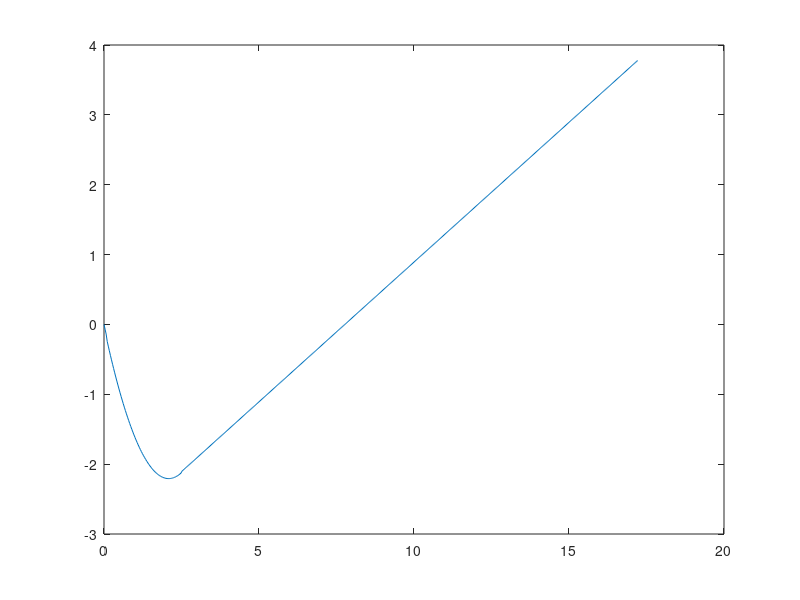
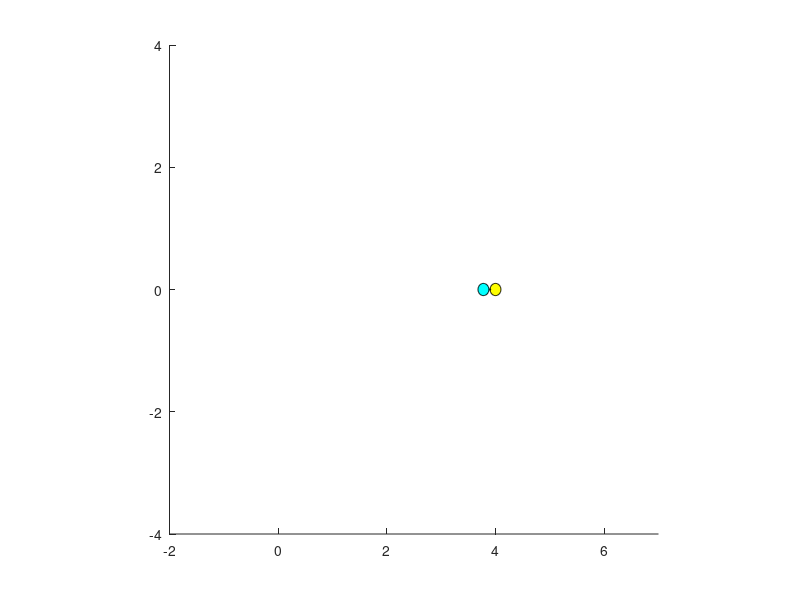

Source code (MATLAB) for these figures, in order:
A = [0 1; 0 0]; B = [0 1]';
C = eye(2); D = zeros(2,1);
Ts = .5;
sysC = ss(A,B,C,D);
sysD = c2d(sysC, Ts);
Ad = sysD.A;
Bd = sysD.B;

xt = 4; rt = .1; rs = .1;
omega = -400*pi/180;
theta = pi/4;
x0 = 0; v0 = -2; xf = (xt-rt-rs); vf = .4;
R = xf-x0
umax = 1;
t1 = abs((vf-v0)/umax);
if(vf>v0)
    d1 = .5*umax*t1^2+v0*t1
else
    d1 = .5*(-umax)*t1^2+v0*t1
end
%d2 = R-d1;
%t2 = d2/vf;
k = (abs(omega)*t1-theta+abs(omega)*(R-d1)/vf)/(2*pi)
if(vf>v0)
    N = ceil(k)
else
    N = floor(k)
end

twait = (N-k)*2*pi/(abs(omega)*(1-v0/vf))
t2 = (R-d1-twait*v0)/vf
t1
t = linspace(0,t1+t2+twait,500);
xs = zeros(length(t),1);
idx1 = find(t>twait,1);
idx2 = find(t>(twait+t1),1);
taccel = t(idx1:idx2);
tcoast = t(idx2:end);
xs(1:idx1) = x0+v0.*t(1:idx1);
if(vf<v0)
    xs(idx1:idx2) = xs(idx1)+v0.*(taccel-twait)-.5*umax.*((taccel-twait).^2);
else
    xs(idx1:idx2) = xs(idx1)+v0.*(taccel-twait)+.5*umax.*((taccel-twait).^2);
end
xs(idx2:end) = xs(idx2) + vf.*(tcoast-twait-t1);
plot(t,xs)

%%
thetas = theta + omega.*t;
dockposx = xt-rt.*cos(thetas);
dockposy = rt.*sin(thetas);
h = figure('Units','Normalized','Position',[.2,.1,.6,.6]);
spacecraft = rectangle('Position',[x0-rs, -rs, rs*2, rs*2],'Curvature',[1,1],'facecolor',[0 1 1]);
target = rectangle('Position',[xt-rt, -rt, rt*2, rt*2],'Curvature',[1,1],'facecolor',[1 1 0]);
xlim([x0-2,xt+3])
xsize = xt+2-(x0-2);
ylim([-xsize/2, xsize/2])
axis('square')
port = rectangle('Position',[dockposx(1)-rt/8,dockposy(1)-rt/8, rt/4, rt/4],'Curvature',[1,1],'facecolor','r');

for i=2:length(xs)
    set(spacecraft, 'Position', [xs(i)-rt, -rt, rt*2, rt*2]);
    set(port, 'Position', [dockposx(i)-rt/8,dockposy(i)-rt/8, rt/4, rt/4]);
    drawnow  
    pause(t(2))
end